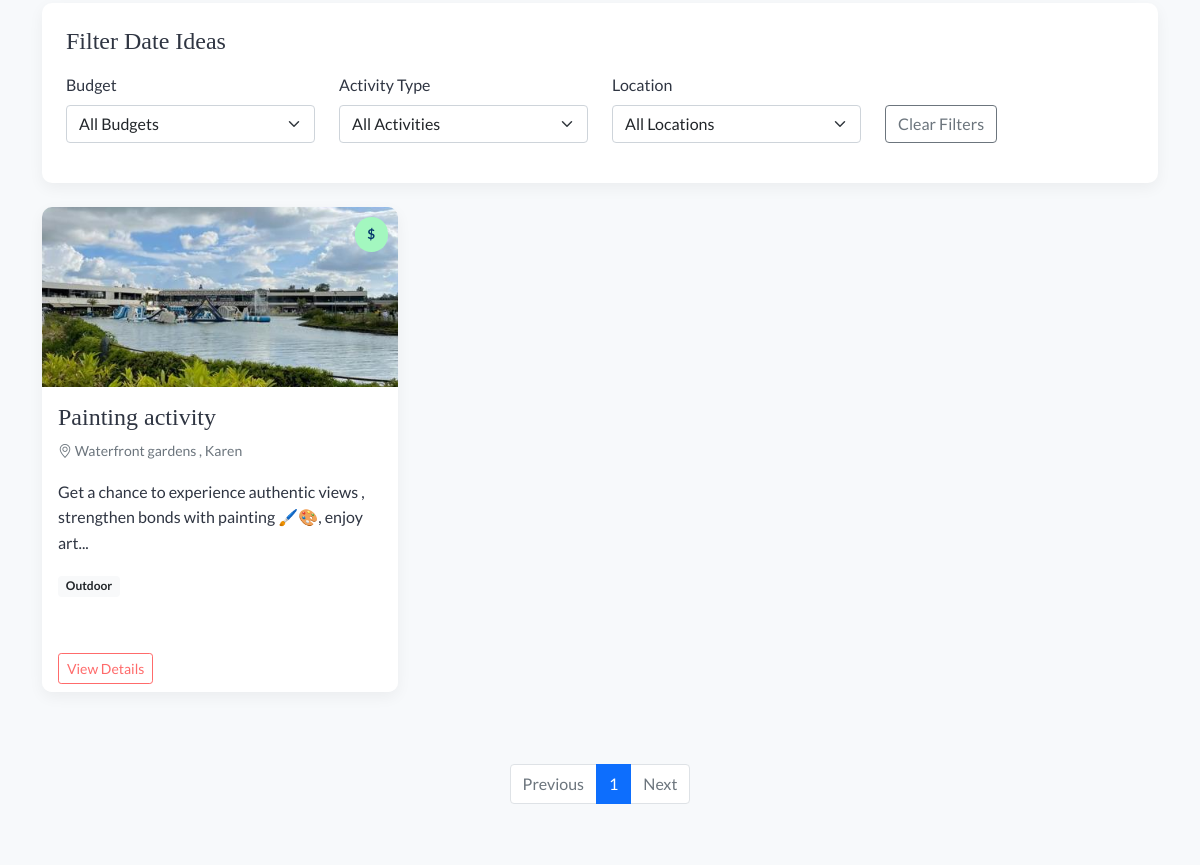
The page /date-planner/ (middle part) on the database as committed earlier.
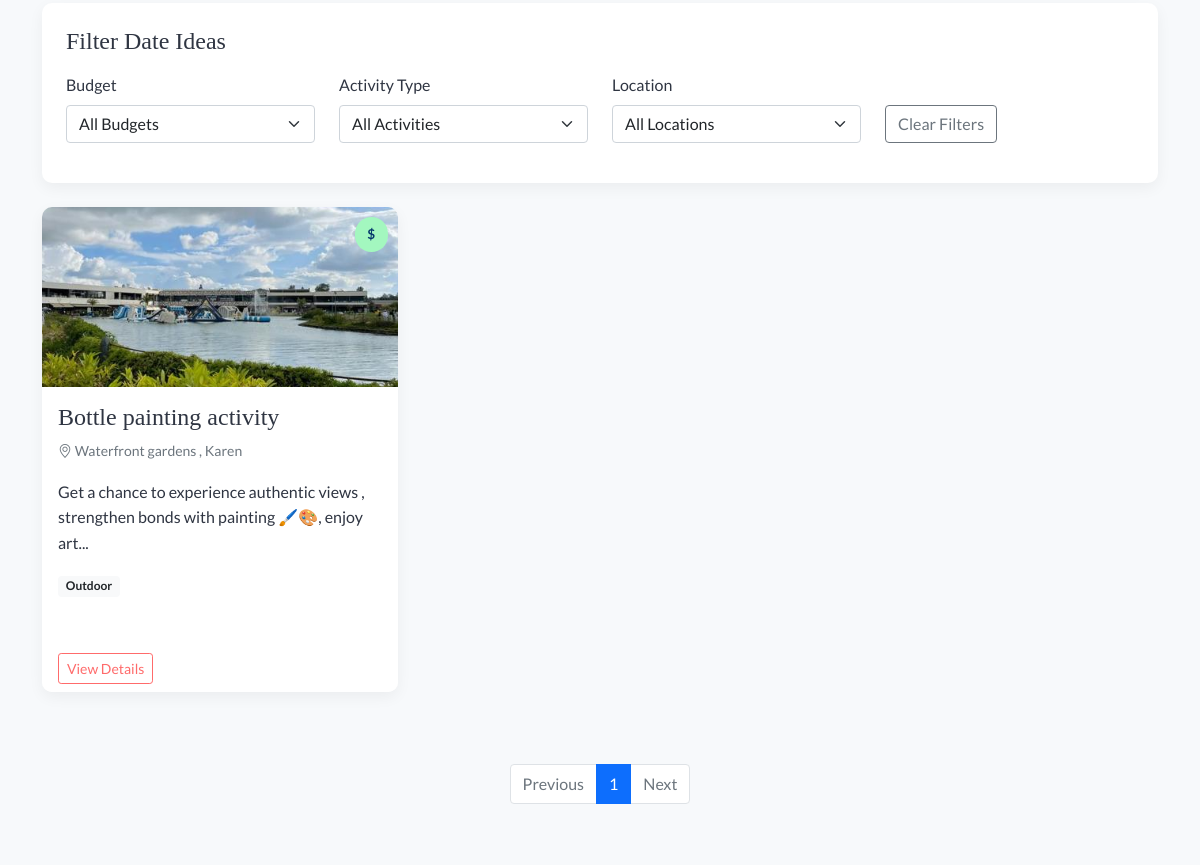
The same page on the database as committed later.
### models.py (models this page shows, shortened)
class DateIdea(db.Model):
    id = db.Column(db.Integer, primary_key=True)
    title = db.Column(db.String(120), nullable=False)
    description = db.Column(db.Text, nullable=False)
    location = db.Column(db.String(120))
    budget = db.Column(db.String(50))  # e.g., "Low", "Medium", "High"
    activity_type = db.Column(db.String(50))  # e.g., "Outdoor", "Indoor", "Restaurant", etc.
    image = db.Column(db.String(255))
    created_at = db.Column(db.DateTime, default=datetime.utcnow)
    user_id = db.Column(db.Integer, db.ForeignKey('user.id'), nullable=False)

### routes/date_planner.py (the view)
@date_planner_bp.route('/')
def index():
    page = request.args.get('page', 1, type=int)
    budget = request.args.get('budget')
    activity_type = request.args.get('activity_type')
    location = request.args.get('location')
    query = DateIdea.query
    if budget:
        query = query.filter_by(budget=budget)
    if activity_type:
        query = query.filter_by(activity_type=activity_type)
    if location:
        query = query.filter(DateIdea.location.ilike(f'%{location}%'))
    date_ideas = query.order_by(DateIdea.created_at.desc()).paginate(page=page, per_page=9)
    budgets = db.session.query(DateIdea.budget).distinct().all()
    budgets = [b[0] for b in budgets if b[0]]
    activity_types = db.session.query(DateIdea.activity_type).distinct().all()
    activity_types = [a[0] for a in activity_types if a[0]]
    locations = db.session.query(DateIdea.location).distinct().all()
    locations = [l[0] for l in locations if l[0]]
    return render_template(
        'date_planner/index.html',
        date_ideas=date_ideas,
        budgets=budgets,
        activity_types=activity_types,
        locations=locations,
        current_budget=budget,
        current_activity_type=activity_type,
        current_location=location
    )

### app.py (called while the page is built)
@app.context_processor
def inject_now():
    return {'now': datetime.utcnow()}

### templates/date_planner/index.html (shortened to what the changed rows need)
{% extends 'base.html' %}
{% block content %}
<section class="container py-5">
    {% if date_ideas.items %}
        <div class="row">
            {% for idea in date_ideas.items %}
                <div class="col-lg-4 col-md-6 mb-4">
                    <div class="card date-idea-card h-100">
                        {% if idea.image %}
                            <img src="{{ url_for('static', filename=idea.image) }}" class="card-img-top" alt="{{ idea.title }}">
                        {% else %}
                            <div class="card-img-top bg-light d-flex align-items-center justify-content-center">
                                <i class="bi bi-heart" style="font-size: 3rem; color: #ccc;"></i>
                            </div>
                        {% endif %}
                        <span class="date-idea-badge budget-{{ idea.budget }}">
                            {% if idea.budget == 'low' %}
                                $
                            {% elif idea.budget == 'medium' %}
                                $$
                            {% elif idea.budget == 'high' %}
                                $$$
                            {% endif %}
                        </span>
                        <div class="card-body">
                            <h5 class="card-title">{{ idea.title }}</h5>
                            {% if idea.location %}
                                <p class="card-text text-muted small">
                                    <i class="bi bi-geo-alt"></i> {{ idea.location }}
                                </p>
                            {% endif %}
                            <p class="card-text">{{ idea.description|truncate(100) }}</p>
                            <div class="mt-2">
                                <span class="badge bg-light text-dark">{{ idea.activity_type|title }}</span>
                            </div>
                        </div>
                        <div class="card-footer bg-white border-0">
                            <div class="d-flex justify-content-between align-items-center">
                                <a href="{{ url_for('date_planner.detail', id=idea.id) }}" class="btn btn-sm btn-outline-primary">View Details</a>
                            </div>
                        </div>
                    </div>
                </div>
            {% endfor %}
        </div>
    {% endif %}
</section>
{% endblock %}

Rows that differ between the two databases and show on the page:
changed DateIdea "Waterfront gardens , Karen": title "Painting activity" → "Bottle painting activity"
